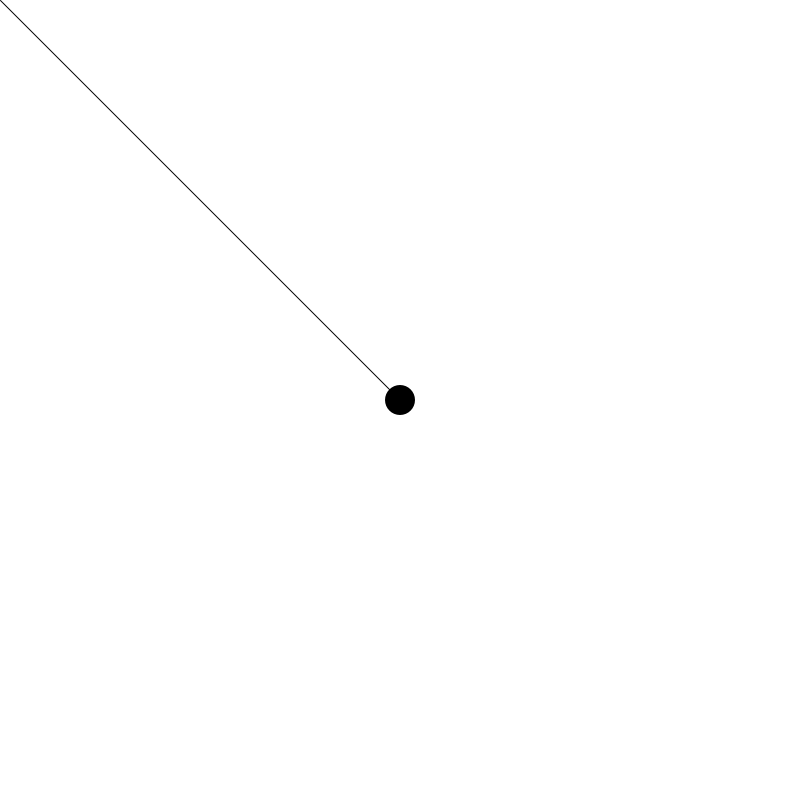
Frame 1 (no input)
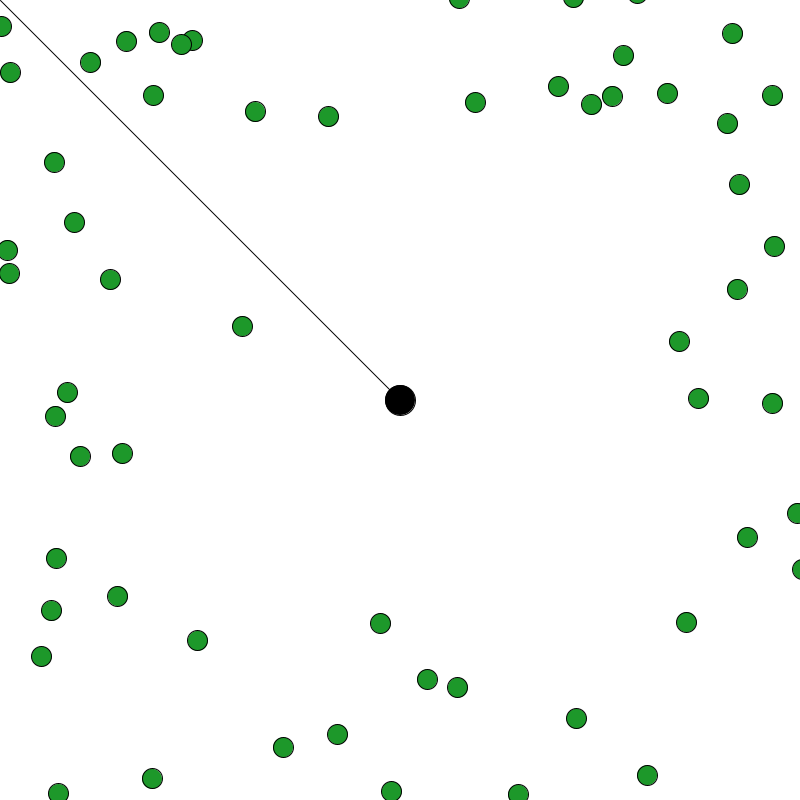
Frame 60 (the mouse pressed at the canvas centre just before this capture)
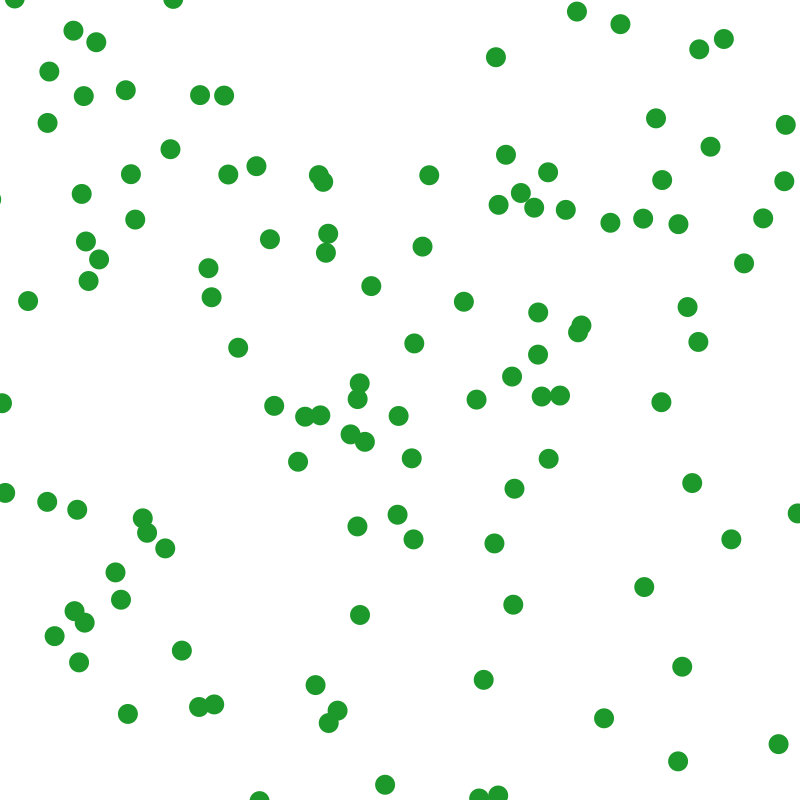
Frame 120 (the mouse held since frame 60 and released just before this capture)

The Processing sketch that drew these frames (run headless with seeded random() and noise(); from frame 60 on, the mouse is pressed at the canvas centre):

// Processing sketch: shooting_project
// ── shooting_project.pde
//victoria
//apr 25

ArrayList<Bullet> bulletList;   // lists can store many objects
ArrayList<Zombie> zombieList;
Hero hero; 

boolean up, down, left, right;

void setup() {
  noStroke();
  textAlign (CENTER, CENTER);
  size(800, 800);
 bulletList = new ArrayList<Bullet>();   //make the list
 zombieList = new ArrayList<Zombie>();
  hero =new Hero();
  imageMode (CENTER);


  // ~~~~~~~~~ Done making targets! ~~~~~~~~~~~~~~~~~~~~~~~~~~~~~~~~~~~~~~~~
}


void draw() {
  background(255);
  // ~~~~~~~~~ Go through the list and tell each target to show and act ~~~~
  int i = 0;
  while (i < bulletList.size()) {
    Bullet b = bulletList.get(i);
    if (b.alive==true){
      b.show();
      b.act();
      i=i+1;
    }else {
    bulletList.remove (i);
    }
  }
  
  int j=0;
   while (j < zombieList.size()) {
    Zombie z = zombieList.get(j);
    if (z.alive==true){
      z.show();
      z.act();
      j=j+1;
    }else {
    zombieList.remove (j);
    }
  }
   
  hero.show();
  hero.act();
zombieList.add (new Zombie ());

  // ~~~~~~~~~ Done showing and acting each target ~~~~~~~~~~~~~~~~~~~~~~~~~
}




void keyPressed() {
if (keyCode == UP) up=true;
if (keyCode == DOWN) down=true;
if (keyCode == LEFT) left=true;
if (keyCode == RIGHT) right=true;

}


void keyReleased () {
if (keyCode == UP) up=false;
if (keyCode == DOWN) down=false;
if (keyCode == LEFT) left=false;
if (keyCode == RIGHT) right=false;


}

void mousePressed () {
 if (hero.alive==true) {
bulletList.add (new Bullet ());
  }

}

// ── bullet.pde
class Bullet {

  float x, y, d, vx, vy;
  boolean alive;
  
Bullet () {

  x=hero.x;
  y=hero.y;
  d=10;
  
  PVector direction= new PVector (mouseX-x, mouseY-y); // (x, y), direction it is shooting at
direction.setMag (10); // speed

vx= direction.x;
vy=direction.y;

alive=true;

}

void show () {
fill (#BC1E1E);
noStroke();
ellipse (x, y, d, d);

}

void act () {
x=x+vx;
y=y+vy;

if (x<0||x>width||y<0||y>height) {
alive=false;
}



}




}

// ── hero.pde
class Hero {
  
  float x, y, d, speed;
  boolean alive;

Hero () {

  x=400;
  y=400;
  d=30;
  speed=5;
alive=true;


}

void show () {

  if (alive==true) {
fill (0);
ellipse (x, y, d, d);

stroke (0);
strokeWeight (1);
line (x, y, mouseX, mouseY); //target line when shooting


  }


}

void act () {

if (up) y=y-speed;
if (down) y=y+speed;
if (left) x=x-speed;
if (right) x=x+speed;

if (x>800) x=800;
if (x<0) x=0;
if (y>800) y=800;
if (y<0) y=0;

 int j=0;
   while (j < zombieList.size()) {
    Zombie z = zombieList.get(j);
if (dist(x, y, z.x, z.y)<25) {
alive=false;
}
j++;

}
}

}

// ── zombie.pde
class Zombie {

  boolean alive;
  float x, y, vx, vy, d, v;
  
 
Zombie () {
  
  int spawn= int (random (0, 4));
  if (spawn== 0) { //top
  x=random (0, 800);
  y=-10;
} else if (spawn ==1) { //bottom
x= random (0, 800);
y=810;
} else if (spawn ==2) { //left
x=-10;
y= random (0, 800);
} else if (spawn ==3) { //right
x=810;
y= random (0, 800);
}

  d=20;
  v= random (1, 5);
  alive=true;
  
 PVector direction= new PVector (hero.x-x, hero.y-y); // (x, y), direction it is shooting at
direction.setMag (v); // speed

vx= direction.x;
vy=direction.y;



}

void show () {
  fill (#1D982A);
ellipse (x, y, d, d);

PVector direction= new PVector (hero.x-x, hero.y-y); // (x, y), direction it is shooting at
direction.setMag (v); // speed

vx= direction.x;
vy=direction.y;


}

void act () {
x=x+vx;
y=y+vy;

  int j = 0;
  while (j < bulletList.size()) {
    Bullet b= bulletList.get (j);
   if (dist (b.x, b.y, x, y)<15) {
   alive =false;
   b.alive=false;
   }
   j++;
   
  }
  


}







}
